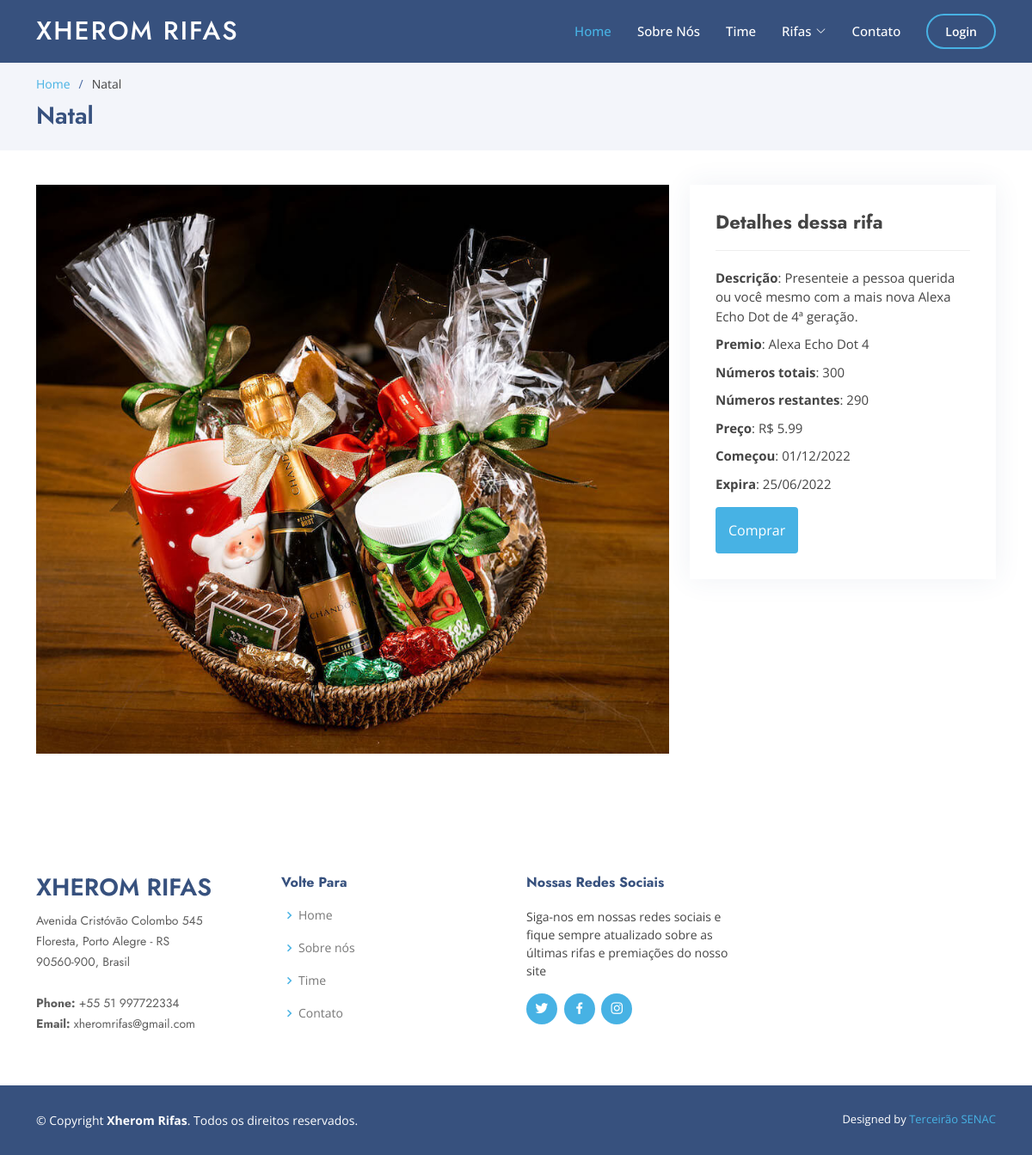
Page /detalhes.php?id=3 on the committed database.
### tables this page shows
CREATE TABLE `rifas` (
  `id` int(11) NOT NULL,
  `nome` varchar(200) NOT NULL,
  `premio` varchar(150) NOT NULL,
  `estado` varchar(50) NOT NULL,
  `preco` double NOT NULL,
  `total` int(11) NOT NULL,
  `atual` int(11) NOT NULL,
  `inicio` date NOT NULL,
  `fim` date NOT NULL,
  `descricao` varchar(500) NOT NULL,
  `imagem` varchar(500) NOT NULL,
  `sorteado` int(11) NOT NULL
);

### detalhes.php (the view, shortened to what this page needs)
<?php
include_once "db.php";
if (isset($_GET['id'])) {
    $rifaId = $_GET['id'];
} else {
    header('Location: erro.php');
}
$sql = "SELECT * FROM rifas WHERE id = $rifaId";
$resultado = mysqli_query($conn, $sql);
if ($resultado) {
    while ($row = mysqli_fetch_array($resultado)) {
        $descricao = $row['descricao'];
        $nomeRifa = $row['nome'];
        $premio = $row['premio'];
        $preco = $row['preco'];
        $total = $row['total'];
        $restantes = $row['atual'];
        $inicio = $row['inicio'];
        $inicio = substr($inicio, 8, 2)."/".substr($inicio, 5, 2)."/".substr($inicio, 0, 4);
        $fim = $row['fim'];
        $fim = substr($fim, 8, 2)."/".substr($fim, 5, 2)."/".substr($fim, 0, 4);
        $imagem = $row['imagem'];
        $estado = $row['estado'];
    }
}
?>
<!DOCTYPE html>
<html lang="en">
<head>
  <link href="assets/vendor/aos/aos.css" rel="stylesheet">
  <link href="assets/vendor/bootstrap/css/bootstrap.min.css" rel="stylesheet">
  <link href="assets/vendor/bootstrap-icons/bootstrap-icons.css" rel="stylesheet">
  <link href="assets/vendor/boxicons/css/boxicons.min.css" rel="stylesheet">
  <link href="assets/vendor/glightbox/css/glightbox.min.css" rel="stylesheet">
  <link href="assets/vendor/remixicon/remixicon.css" rel="stylesheet">
  <link href="assets/vendor/swiper/swiper-bundle.min.css" rel="stylesheet">
  <link href="assets/css/style.css" rel="stylesheet">
</head>
<body>
  <?php
  include_once "assets/includes/header.php";
  ?>
  <main id="main">
    <section id="breadcrumbs" class="breadcrumbs">
      <div class="container">
        <ol>
          <li><a href="index.html">Home</a></li>
          <li><?php echo $nomeRifa?></li>
        </ol>
        <h2><?php echo $nomeRifa?></h2>
      </div>
    </section>
    <section id="portfolio-details" class="portfolio-details">
      <div class="container">
        <div class="row gy-4">
          <div class="col-lg-8">
            <div class="portfolio-details-slider swiper">
              <div class="swiper-wrapper align-items-center">
                <div class="swiper-slide">
                  <img src="assets/img/rifas/<?php echo $imagem?>" alt="">
                </div>
              </div>
            </div>
          </div>
          <div class="col-lg-4">
            <div class="portfolio-info">
              <h3>Detalhes dessa rifa</h3>
              <ul>
                <li><strong>Descrição</strong>: <?php echo $descricao?></li>
                <li><strong>Premio</strong>: <?php echo $premio?></li>
                <li><strong>Números totais</strong>: <?php echo $total?></li>
                <li><strong>Números restantes</strong>: <?php echo $restantes?></li>
                <li><strong>Preço</strong>: R$ <?php echo $preco?></li>
                <li><strong>Começou</strong>: <?php echo $inicio?></li>
                <li><strong>Expira</strong>: <?php echo $fim?></li>
              </ul>
              <?php
              if ($estado == "Ativa") {
                $button = "#47b2e4";
                $texto = "Comprar";
                $href = "comprar.php?id=$rifaId";
              }
              ?>
              <a href="<?php echo $href?>" class="btn btn-primary" style="background-color: <?php echo $button?>; border: none; padding: 15px"><?php echo $texto?></a>
            </div>
          </div>
        </div>
      </div>
    </section>
  </main>
  <?php
  include_once "assets/includes/footer.php"
  ?>
</body>
</html>

### assets/includes/header.php (shortened to what this page needs)
<header id="header" class="fixed-top header-inner-pages">
  <div class="container d-flex align-items-center">
    <h1 class="logo me-auto"><a href="index.php">Xherom Rifas</a></h1>
    <nav id="navbar" class="navbar">
      <ul>
        <li><a class="nav-link scrollto active" href="index.php#hero">Home</a></li>
        <li><a class="nav-link scrollto" href="index.php#about">Sobre Nós</a></li>
        <li><a class="nav-link scrollto" href="index.php#team">Time</a></li>
        <li class="dropdown"><a href="#portfolio"><span>Rifas</span> <i class="bi bi-chevron-down"></i></a>
        </li>
        <li><a class="nav-link scrollto" href="index.php#contact">Contato</a></li>
        <?php
          if(isset($_SESSION['usuario'])) {
            $user = "Painel do Usuário";
            $href = "panel";
          }
          else if(isset($_SESSION['admin'])) {
            $user = "Painel de Administrador";
            $href = "admin";
          }
          else {
            $user = "Login";
            $href = "login";
          }
        ?>
        <li><a class="getstarted scrollto" href="<?php echo $href?>.php"><?php echo $user?></a></li>
      </ul>
    </nav>
  </div>
</header>

### assets/includes/footer.php (shortened to what this page needs)
<footer id="footer">
<div class="footer-top">
  <div class="container">
    <div class="row">
      <div class="col-lg-3 col-md-6 footer-contact">
        <h3>Xherom Rifas</h3>
        <p>
          Avenida Cristóvão Colombo 545 <br>
          Floresta, Porto Alegre - RS<br>
          90560-900, Brasil <br><br>
          <strong>Phone:</strong> +55 51 997722334<br>
          <strong>Email:</strong> xheromrifas@gmail.com<br>
        </p>
      </div>
      <div class="col-lg-3 col-md-6 footer-links">
        <h4>Volte Para</h4>
        <ul>
          <li><i class="bx bx-chevron-right"></i> <a href="index.php">Home</a></li>
          <li><i class="bx bx-chevron-right"></i> <a href="index.php#about">Sobre nós</a></li>
          <li><i class="bx bx-chevron-right"></i> <a href="index.php#team">Time</a></li>
          <li><i class="bx bx-chevron-right"></i> <a href="index.php#contact">Contato</a></li>
        </ul>
      </div>
      <div class="col-lg-3 col-md-6 footer-links">
        <h4>Nossas Redes Sociais</h4>
        <p>Siga-nos em nossas redes sociais e fique sempre atualizado sobre as últimas rifas e premiações do nosso site</p>
        <div class="social-links mt-3">
          <a href="#" class="twitter"><i class="bx bxl-twitter"></i></a>
          <a href="#" class="facebook"><i class="bx bxl-facebook"></i></a>
          <a href="#" class="instagram"><i class="bx bxl-instagram"></i></a>
        </div>
      </div>
    </div>
  </div>
</div>
<div class="container footer-bottom clearfix">
  <div class="copyright">
    &copy; Copyright <strong><span>Xherom Rifas</span></strong>. Todos os direitos reservados.
  </div>
  <div class="credits">
    Designed by <a href="https://www.instagram.com/terceirao_senac_22/">Terceirão SENAC</a>
  </div>
</div>
</footer>

### assets/css/style.css (style rules this page uses)
body { font-family: "Open Sans", sans-serif; color: #444444; }
a { color: #47b2e4; text-decoration: none; }
h1, h2, h3, h4, h5, h6 { font-family: "Jost", sans-serif; }
#header { transition: all 0.5s; z-index: 997; padding: 15px 0; background: #37517e !important; }
#header.header-scrolled, #header.header-inner-pages { background: rgba(40, 58, 90, 0.9); }
#header .logo { font-size: 30px; margin: 0; padding: 0; line-height: 1; font-weight: 500; letter-spacing: 2px; text-transform: uppercase; }
#header .logo a { color: #fff; }
.navbar { padding: 0; }
.navbar ul { margin: 0; padding: 0; display: flex; list-style: none; align-items: center; }
.navbar li { position: relative; }
.navbar a, .navbar a:focus { display: flex; align-items: center; justify-content: space-between; padding: 10px 0 10px 30px; font-size: 15px; font-weight: 500; color: #fff; white-space: nowrap; transition: 0.3s; }
.navbar a i, .navbar a:focus i { font-size: 12px; line-height: 0; margin-left: 5px; }
.navbar a:hover, .navbar .active, .navbar .active:focus, .navbar li:hover > a { color: #47b2e4; }
.navbar .getstarted, .navbar .getstarted:focus { padding: 8px 20px; margin-left: 30px; border-radius: 50px; color: #fff; font-size: 14px; border: 2px solid #47b2e4; font-weight: 600; }
section { padding: 60px 0; overflow: hidden; }
.portfolio-details { padding-top: 40px; }
.portfolio-details .portfolio-details-slider img { width: 100%; }
.portfolio-details .portfolio-info { padding: 30px; box-shadow: 0px 0 30px rgba(55, 81, 126, 0.08); }
.portfolio-details .portfolio-info h3 { font-size: 22px; font-weight: 700; margin-bottom: 20px; padding-bottom: 20px; border-bottom: 1px solid #eee; }
.portfolio-details .portfolio-info ul { list-style: none; padding: 0; font-size: 15px; }
.portfolio-details .portfolio-info ul li + li { margin-top: 10px; }
.breadcrumbs { padding: 15px 0; background: #f3f5fa; min-height: 40px; margin-top: 72px; }
.breadcrumbs h2 { font-size: 28px; font-weight: 600; color: #37517e; }
.breadcrumbs ol { display: flex; flex-wrap: wrap; list-style: none; padding: 0 0 10px 0; margin: 0; font-size: 14px; }
.breadcrumbs ol li + li { padding-left: 10px; }
.breadcrumbs ol li + li::before { display: inline-block; padding-right: 10px; color: #4668a2; content: "/"; }
#footer { font-size: 14px; background: #37517e; }
#footer .footer-top { padding: 60px 0 30px 0; background: #fff; }
#footer .footer-top .footer-contact { margin-bottom: 30px; }
#footer .footer-top .footer-contact h3 { font-size: 28px; margin: 0 0 10px 0; padding: 2px 0 2px 0; line-height: 1; text-transform: uppercase; font-weight: 600; color: #37517e; }
#footer .footer-top .footer-contact p { font-size: 14px; line-height: 24px; margin-bottom: 0; font-family: "Jost", sans-serif; color: #5e5e5e; }
#footer .footer-top h4 { font-size: 16px; font-weight: bold; color: #37517e; position: relative; padding-bottom: 12px; }
#footer .footer-top .footer-links { margin-bottom: 30px; }
#footer .footer-top .footer-links ul { list-style: none; padding: 0; margin: 0; }
#footer .footer-top .footer-links ul i { padding-right: 2px; color: #47b2e4; font-size: 18px; line-height: 1; }
#footer .footer-top .footer-links ul li { padding: 10px 0; display: flex; align-items: center; }
#footer .footer-top .footer-links ul li:first-child { padding-top: 0; }
#footer .footer-top .footer-links ul a { color: #777777; transition: 0.3s; display: inline-block; line-height: 1; }
#footer .footer-top .social-links a { font-size: 18px; display: inline-block; background: #47b2e4; color: #fff; line-height: 1; padding: 8px 0; margin-right: 4px; border-radius: 50%; text-align: center; width: 36px; height: 36px; transition: 0.3s; }
#footer .footer-bottom { padding-top: 30px; padding-bottom: 30px; color: #fff; }
#footer .copyright { float: left; }
#footer .credits { float: right; font-size: 13px; }
#footer .credits a { transition: 0.3s; }

### rows in the picture
rifas: nome "Natal", imagem (picture), descricao "Presenteie a pessoa querida ou você mesmo com a mais nova Alexa Echo Dot de 4ª geração.", premio "Alexa Echo Dot 4", total "300", atual "290", preco "5.99", inicio "01/12/2022", fim "25/06/2022", estado "Comprar"

### other values in the picture
$user "Login"
